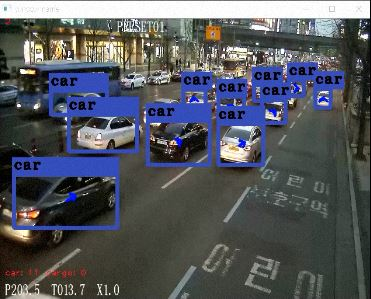
//> input picture ETC/Image/Detecting_Car.JPG, 371 x 299 px, given in place of traffic.mp4, which was not available
$ ./TimerRoadDetection   (built with g++ and OpenCV 4, older OpenCV classes emulated)
//> lines starting //> are read from the running program, lines starting //| are printed output that depends on the picture; after the words box and inside, x2 and y2 are one past the last pixel; in counts of white or black regions, pixels touching at a corner belong together; pictures that were not available may be replaced by others from this repository, and a replacement may not be noted
### ETC/Header_v2/RoadDetection.cpp
/*----------------------
Winter Vacation Proeject
-----------------------*/

#include "cv.hpp"
#include "opencv2/opencv.hpp"
#include <sstream>
#include <windows.h>
#include <Tchar.h>
#include <stdio.h>
#include <stdlib.h>
#include <iostream>
#include <functional>

using namespace cv;
using namespace std;

int edge_hist_num = 0;

bool calcEdgeDirection3(Mat Origin, int NumBins, float _ratio = 0.8, int threshold=10000);

Mat FindLargestArea(Mat origin, Mat cannies){
	Mat src;
	Mat source;
	int i = 0, count = 0;
	int x = 0, y = 0;
	int nBlue = 0, nGreen = 0, nRed = 0;

	double maxcontour = 0;
	/*
	for (i = 0; i < 3; i++)
	bgr[i] = 0;*/

	vector<vector<Point>> contours;
	vector<Vec4i>hierarchy;


	src = origin.clone();

	findContours(cannies, contours, hierarchy, 2, CV_CHAIN_APPROX_SIMPLE);

	for (i = 0; i < contours.size(); i++){
		//		printf("%d = %lf\n", i, contourArea(contours[i]));

		if (contourArea(contours[i])>maxcontour){
			maxcontour = contourArea(contours[i]);
			count = i;
		}

	}
	source = origin.clone();
	cvtColor(source, source, CV_RGB2GRAY);
	source = Scalar(0);
	drawContours(source, contours, count, Scalar(255), CV_FILLED, 8, hierarchy);
	// [16 lines of commented-out code are left out]

	return source;
}

// [16 lines left out: function nomalize, not called in this run]

Mat nonedge_area(Mat src, float sky_rate, int window_size) {
	/*
	Mat src :  원본 영상(에지처리후->2진화영상으로 변환된 영상이어야함.
	float sky_rate : 하늘에 해당하는 비율 (ex/ 0.3 : 상위 30%를 무시한다)
	int window_size : 윈도우의 크기 : 낮을수록 정밀하게 검색.
	*/

	int i, i2 = 0;
	int j, j2 = 0;
	int src_height, src_width;

	src_height = src.rows;
	src_width = src.cols;

	Mat window;
	Mat output(src_height, src_width, src.type(), Scalar(0));

	float m_height = src_height * sky_rate;

	for (i = m_height; i + window_size <= src_height; i = i + window_size/5) {
		if (i + window_size >= src_height)
			i2 = src_height;
		else
			i2 = i + window_size;

		for (j = 0; j + window_size <= src_width; j = j + window_size/5) {
			if (j + window_size >= src_width)
				j2 = src_width;
			else
				j2 = j + window_size;

			window = src(Range(i, i2), Range(j, j2));
			if (sum(window) == Scalar(0)) // should be changed.
				output(Range(i, i2), Range(j, j2)) = Scalar(255);
		}
	}
	return output;

}

Mat roadFilter(const Mat& src, double sigma, Mat mask) {
	/* In Lab Color space, Filtering only L's value with sigma*/

	assert(src.type() == CV_8UC3);

	Mat filter;

	Scalar mean;
	Scalar dev;

	double mean_v[3];
	double dev_v[3];
	double sigma_v[3];

	meanStdDev(src, mean, dev, mask);

	for (int i = 0; i < 3; i++)
		sigma_v[i] = (sigma*dev.val[i]);

	for (int i = 0; i < 3; i++){
		mean_v[i] = mean.val[i];
		dev_v[i] = dev.val[i];
	}
	//mask
	//printf("LAB MEAN %lf %lf %lf\n", mean_v[0], mean_v[1], mean_v[2]);
	//printf("LAB DEV %lf %lf %lf\n", dev_v[0], dev_v[1], dev_v[2]);
	//printf("SIGMA %lf %lf %lf\n", sigma_v[0], sigma_v[1], sigma_v[2]);

	if ((sigma_v[1] + sigma_v[2]) <= 20){
		sigma_v[1] = 7;
		sigma_v[2] = 10;
	}

//	printf("SIGMA_FIX %lf %lf %lf\n", sigma_v[0], sigma_v[1], sigma_v[2]);
	inRange(src, Scalar(mean_v[0] - 70, mean_v[1] - sigma_v[1], mean_v[2] - sigma_v[2]), Scalar(255, mean_v[1] + sigma_v[1], mean_v[2] + sigma_v[2]), filter); //Threshold the image

	erode(filter, filter, getStructuringElement(MORPH_RECT, Size(10, 10)));
	erode(filter, filter, getStructuringElement(MORPH_RECT, Size(10, 10)));
	dilate(filter, filter, getStructuringElement(MORPH_RECT, Size(10, 10)));
	dilate(filter, filter, getStructuringElement(MORPH_RECT, Size(10, 10)));
	erode(filter, filter, getStructuringElement(MORPH_RECT, Size(10, 10)));
	dilate(filter, filter, getStructuringElement(MORPH_RECT, Size(10, 10)));

	return filter;
}

Mat roadFilter2(const Mat& src, double sigma, Mat mask) {

	/*BGR Color Space Filter with Sigma*/

	assert(src.type() == CV_8UC3);
	Mat filter;

	Scalar mean;
	Scalar dev;

	double mean_v[3];
	double dev_v[3];
	double sigma_v[3];

	meanStdDev(src, mean, dev, mask);

	for (int i = 0; i < 3; i++)
		sigma_v[i] = (sigma*dev.val[i]);

	for (int i = 0; i < 3; i++){
		mean_v[i] = mean.val[i];
		dev_v[i] = dev.val[i];
	}
	//mask
	//printf("BGR MEAN %lf %lf %lf\n", mean_v[0], mean_v[1], mean_v[2]);
	//printf("BGR DEV %lf %lf %lf\n", dev_v[0], dev_v[1], dev_v[2]);
	//printf("SIGMA %lf %lf %lf\n", sigma_v[0], sigma_v[1], sigma_v[2]);

	inRange(src, Scalar(mean_v[0] - sigma_v[0], mean_v[1] - sigma_v[1], mean_v[2] - sigma_v[2]), Scalar(200, 200, 200), filter); //Threshold the image

	erode(filter, filter, getStructuringElement(MORPH_RECT, Size(10, 10)));
	erode(filter, filter, getStructuringElement(MORPH_RECT, Size(10, 10)));
	dilate(filter, filter, getStructuringElement(MORPH_RECT, Size(10, 10)));
	dilate(filter, filter, getStructuringElement(MORPH_RECT, Size(10, 10)));
	erode(filter, filter, getStructuringElement(MORPH_RECT, Size(10, 10)));
	dilate(filter, filter, getStructuringElement(MORPH_RECT, Size(10, 10)));

	return filter;
}


// [64 lines left out: functions Normalization, callBackFunc2, not called in this run]

Mat FindRoad(Mat src){

	Mat back, canny, gray;
	Mat box, box3, lab_back, filter, box4, Color_Mask;

	//back = src.clone();

	bilateralFilter(src, back, 30, 60, 10);

	cvtColor(back, gray, CV_RGB2GRAY);
	//GaussianBlur(gray, gray, Size(7, 7), 0, 0);
	Canny(gray, canny, 15, 25, 3);
	//imshow("CANNY", canny);
	box = nonedge_area(canny, 0.3, 10);
	//imshow("BOX", box);
	box3 = FindLargestArea(src, box); // this is the mask

	//Input Lab Matrix && Largest Area's Mask.

	cvtColor(back, lab_back, CV_BGR2Lab);
	Scalar value = mean(lab_back, box3); // box3 = Mask,
	filter = roadFilter(lab_back, 1.2, box3);
	filter = filter > 128;

	//Input BGR Matrix && Largest Area's Mask.
	box4 = roadFilter2(back, 2.5, box3);
	box4 = box4 > 128;

	//AND MASK FILTER&&BOX4
	bitwise_and(filter, box4, Color_Mask);

	return Color_Mask;
}

// [1600 lines left out: functions intersection, dist, ifLRline, OpticalFlow_Count, detect_haarcascades, DistHisto and 8 more, not called in this run]

### ETC/TimerRoadDetection.cpp
/*---------------------------------------------------------\
이강 교수님 캡스톤 프로젝트 팀
CCTV 교통 혼잡도 측정.
이 프로그램은 CCTV을 이용, 배경을 구하는 프로그램.
따로 함수화 하진 않았습니다.
3초마다 한 번 씩 MOG2를 이용한 배경영상을 얻고
그 중 엣지가 최소화 된 것을 배경으로 사용합니다.
또한 기존 사용하던 Fore 영상을 개량,
구해진 배경영상과 원본 영상의 차영상을 통해 Fore로 만드려는
시도 중 입니다.
\---------------------------------------------------------*/

#include "cv.hpp"
#include "opencv2/opencv.hpp"
#include "RoadDetection.h" //제작 헤더
#include <stdio.h>
#include <iostream>


#define SEC int(3) //How wait seconds for getting background Image

using namespace std;
using namespace cv;

int main(void){
	char keyboard;
	int min = 1000000;
	char* videoFilename = "C:\\Users\\Administrator\\Desktop\\Study\\4학년\\공프기\\OpenCV\\TrafficExample\\traffic.mp4";
	int number = 0;
	VideoCapture *cap = NULL;
	int begin = 0;
	int cnt = 0;

	Mat box, box2, box3, box4;
	Mat edge_filter, frame_mask, frame_before;
	Mat copy, filter, copy2, copy3, diff;

	cap = new VideoCapture(videoFilename);

	vector<vector<Point>> contours;
	vector<Vec4i>hierarchy;

	int fps = 5; //원본 영상의 FPS Get
	int frame_rate = fps;

	Mat frame, min_back, lab_back, hsv_back, frame2;
	Mat back, fore, gray, fore2;
	Mat Color_Mask, temp, temp2, temp3;
	Mat canny, trace, output, trace2, trace2_before;

	BackgroundSubtractorMOG2 fgbg;

	//cap >> frame;

	keyboard = 0;

	while (1) {
		*cap >> frame;
//> frame is the input picture: 299 rows x 371 cols, CV_8UC3; mean B, G, R 93.7, 87.1, 83.9
		//read the current frame
		if (frame.empty()) {
			cerr << "Unable to read next frame." << endl;
			cerr << "Exiting..." << endl;
			exit(EXIT_FAILURE);
		}

		resize(frame, frame, cv::Size(640, 480)); //Resize for better quality of view.
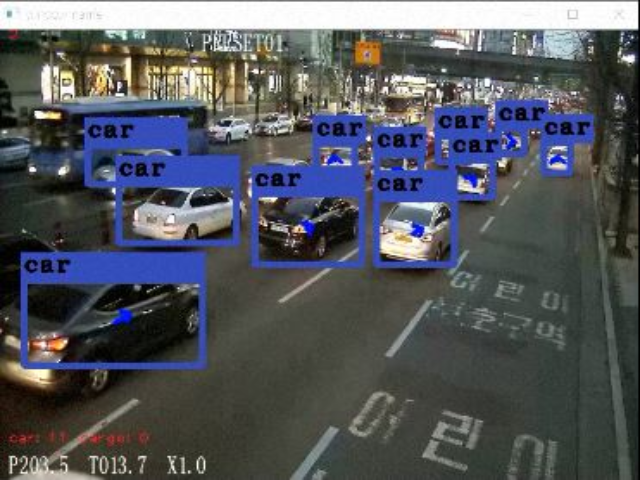
//> frame: 480 rows x 640 cols, CV_8UC3; mean B, G, R 93.6, 87, 83.8

		//cvtColor(frame, frame, CV_BGR2HSV);
		fgbg(frame, fore);
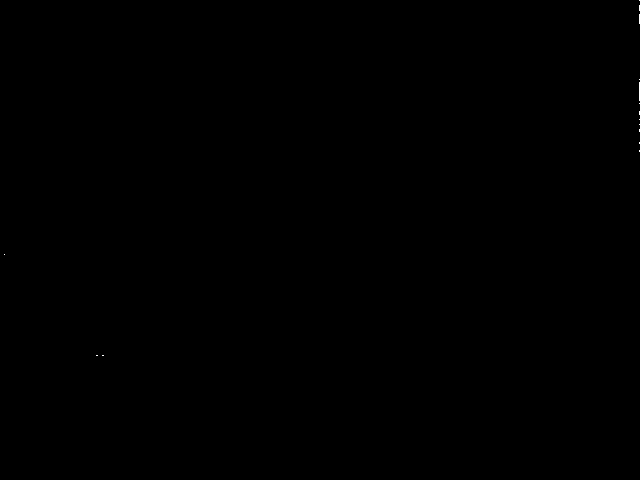
//> fore: 480 rows x 640 cols, CV_8UC1; values 127 (black) and 255 (white), 0.02% white in thin lines or dots, all inside (x1, y1, x2, y2) = (4, 0, 640, 356)
		//background
		fgbg.getBackgroundImage(back);
		//gray, binary
		fore = fore > 128;
		cvtColor(back, gray, CV_BGR2GRAY);
		GaussianBlur(gray, gray, Size(3, 3), 0, 0);
		GaussianBlur(fore, fore, Size(3, 3), 0, 0);
//> fore: 480 rows x 640 cols, CV_8UC1; min 0, max 128, mean 0

		//	erode(fore, fore, getStructuringElement(MORPH_RECT, Size(5, 5)));
		//	dilate(fore, fore, getStructuringElement(MORPH_RECT, Size(5, 5)));

		//imshow("FORE", fore);

		//count edges

		if (cnt % (fps * SEC) == 0) {
			Canny(gray, canny, 15, 30);
			//imshow("CANNY", canny);
			cnt = 0;
			copy = canny.clone();
			cout << countNonZero(copy) << "\n";
			if (countNonZero(copy) < min) {
				number++;
				min = countNonZero(copy);
				min_back = back.clone();
				char str[200];
				sprintf(str, "%d", number);
				putText(min_back, str, Point(10, 10), 1, 1, Scalar(0, 0, 255));
				cout << "-----Update-----\n";
				Color_Mask = FindRoad(min_back);
//> in FindLargestArea, `drawContours(source, contours, count, Scalar(255), CV_FILLED, 8, hiera..`:
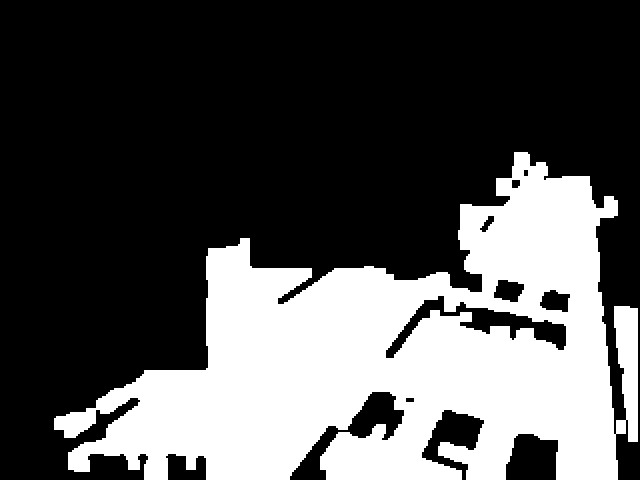
//> source: 480 rows x 640 cols, CV_8UC1; 32.3% white; 1 white region, box (x1, y1, x2, y2) and area: (54, 152, 638, 480) 99152
				imshow("COLOR_MASK", Color_Mask);
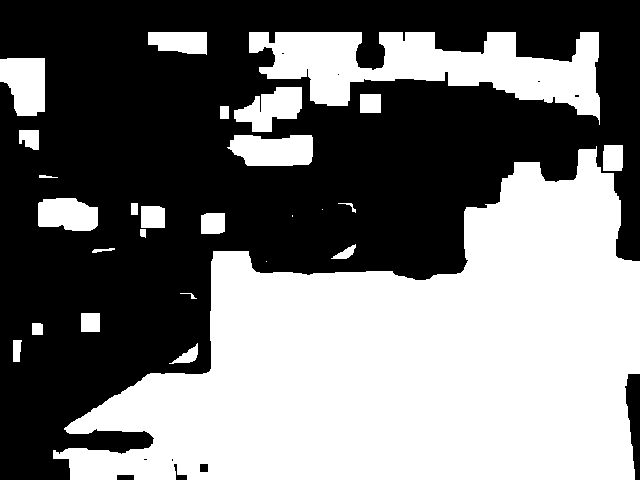
//> window 'COLOR_MASK': 480 rows x 640 cols, CV_8UC1; 46.8% white; 27 white regions (3 under 20 px), largest, box (x1, y1, x2, y2) and area: (53, 146, 640, 480) 114959, (249, 32, 600, 125) 16109, (227, 135, 313, 166) 2239
				// [18 lines of commented-out code are left out]

			}
			cout << "MINIMUM " << min << "\n----------------\n" << endl;

		}

		absdiff(frame, min_back, diff); // FRAME - BACKGROUND
		copy2 = frame.clone();

		// [26 lines of commented-out code are left out]


		imshow("ORIGIN", frame);
		//imshow("MASK", Color_Mask);
		imshow("BACK", min_back);
		// [17 lines of commented-out code are left out]

		if (keyboard == 32) {
			if (frame_rate == fps)
				frame_rate = 0;
			else if (frame_rate == 0)
				frame_rate = fps;
		}
		else if (keyboard == 27)
			break;

		keyboard = (char)waitKey(frame_rate);
//> the Esc key is pressed
		cnt++;

		frame_before = frame_mask.clone();

	}
//> fore: 480 rows x 640 cols, CV_8UC1; every value is 0
}

$ run again, on ETC/Image/Original.jpg
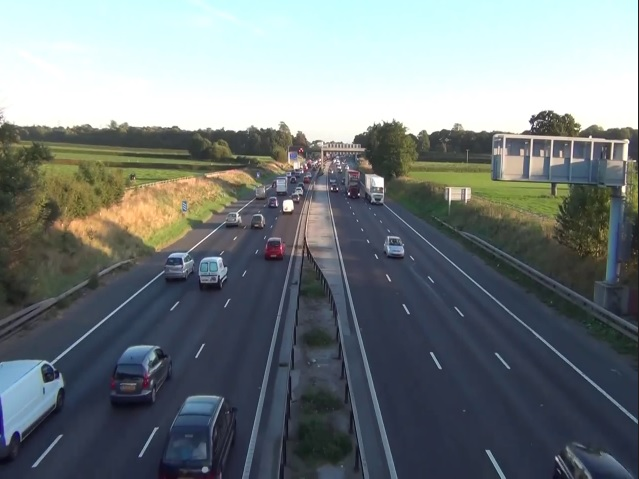
//> input picture ETC/Image/Original.jpg, 639 x 479 px, given in place of traffic.mp4, which was not available
//> frame is the input picture: 479 rows x 639 cols, CV_8UC3; mean B, G, R 126.8, 124.4, 115.8
//> frame: 480 rows x 640 cols, CV_8UC3
//> in FindLargestArea, `drawContours(source, contours, count, Scalar(255), CV_FILLED, 8, hiera..`:
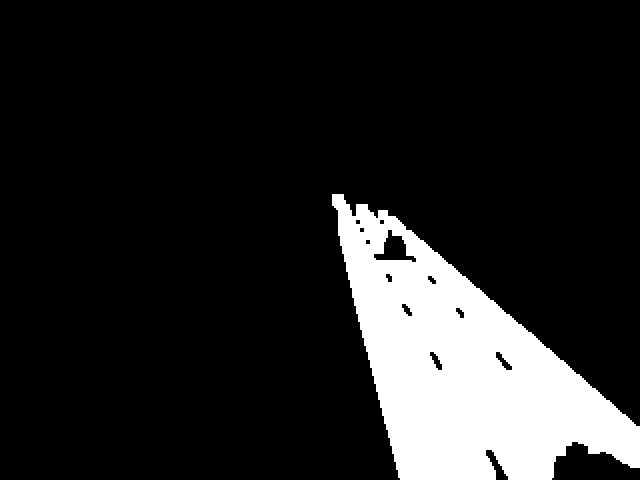
//> source: 480 rows x 640 cols, CV_8UC1; 14.1% white; 1 white region, box (x1, y1, x2, y2) and area: (332, 194, 640, 480) 43348
//> `imshow("COLOR_MASK", Color_Mask);`:
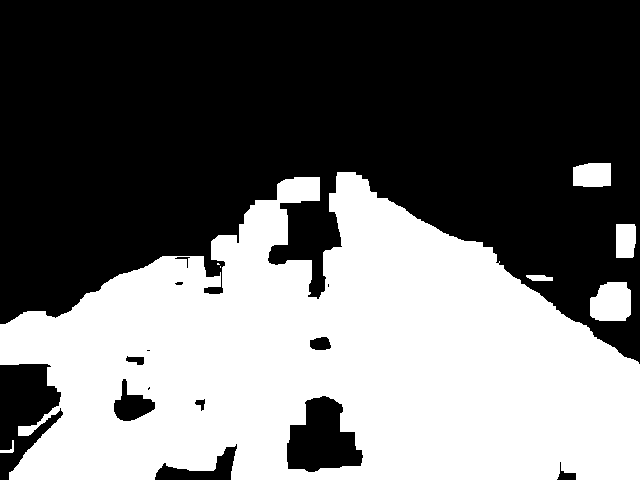
//> window 'COLOR_MASK': 480 rows x 640 cols, CV_8UC1; 42.4% white; 8 white regions (2 under 20 px), largest, box (x1, y1, x2, y2) and area: (0, 172, 640, 480) 127102, (590, 282, 631, 321) 1378, (573, 163, 611, 187) 859, (616, 224, 636, 258) 653, (526, 275, 553, 281) 132, (0, 440, 14, 453) 63

$ run again, on ETC/Image/Original_Rotating.JPG
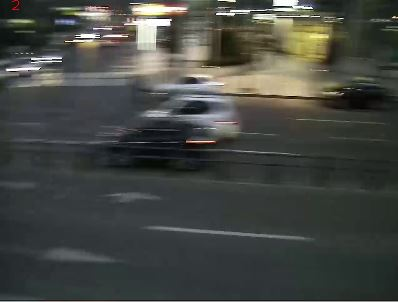
//> input picture ETC/Image/Original_Rotating.JPG, 398 x 302 px, given in place of traffic.mp4, which was not available
//> frame is the input picture: 302 rows x 398 cols, CV_8UC3; mean B, G, R 66.3, 70.8, 68.3
//> frame: 480 rows x 640 cols, CV_8UC3
//> in FindLargestArea, `drawContours(source, contours, count, Scalar(255), CV_FILLED, 8, hiera..`:
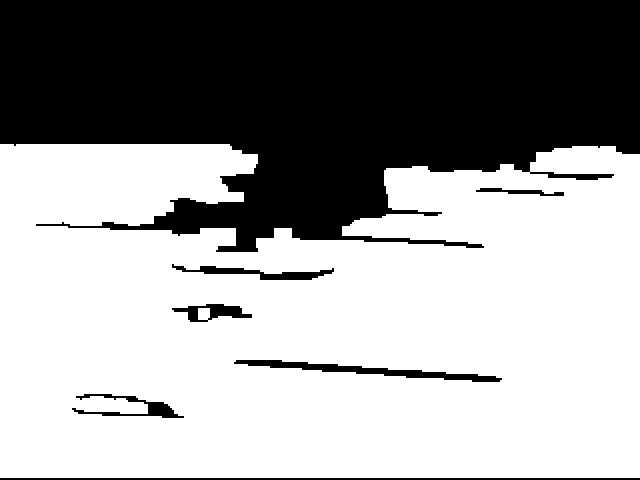
//> source: 480 rows x 640 cols, CV_8UC1; 61.2% white; 7 black regions, largest, box (x1, y1, x2, y2) and area: (0, 0, 640, 252) 113488, (234, 360, 502, 382) 1696, (0, 478, 640, 480) 1280
//> `imshow("BACK", min_back);`:
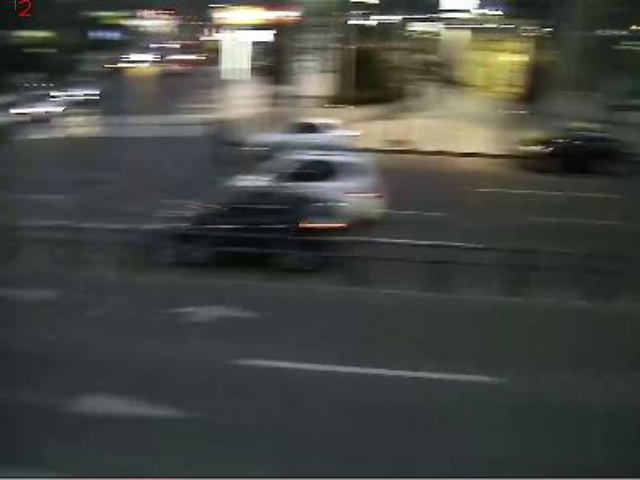
//> window 'BACK': 480 rows x 640 cols, CV_8UC3; mean B, G, R 66.2, 70.7, 68.2
